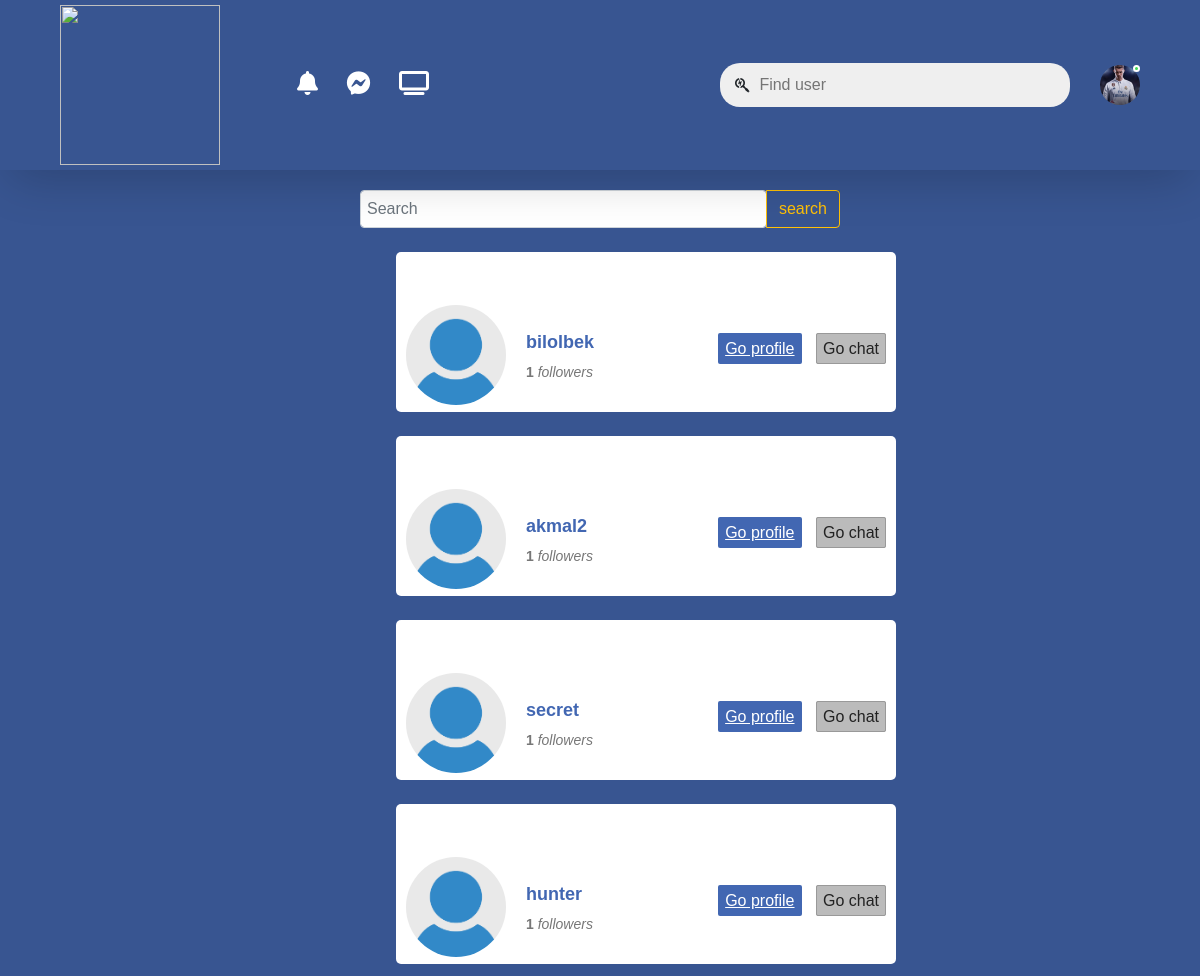
The app's page /user/1/followings/ (signed in), older data.
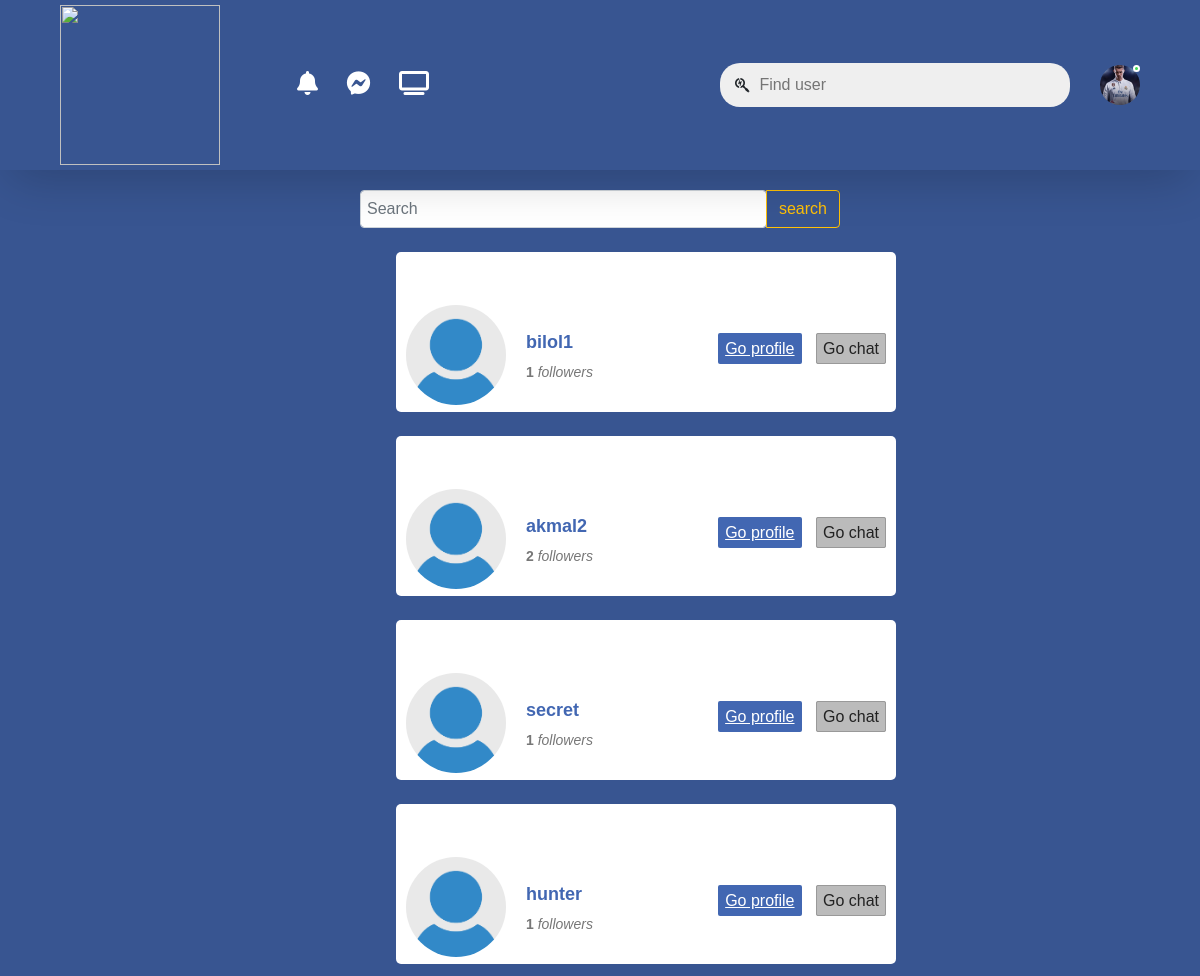
The same page, newer data.
### user/models.py (models this page shows, shortened)
class CustomUser(AbstractUser):
    image = models.ImageField(upload_to='user-media/', default='default-profile.jpg')

### facebook/models.py (models this page shows, shortened)
class Profile(models.Model):
    user = models.OneToOneField(CustomUser, on_delete=models.CASCADE)
    followed = models.ManyToManyField(CustomUser, related_name='following', blank=True, null=True)
    chats = models.ManyToManyField(CustomUser, related_name='chats', blank=True, null=True)

### facebook/views.py (the view)
# urls.py: path('user/<int:id>/followings/', OneUserFollowingsPageView.as_view(), name='one-user-followings'),
class OneUserFollowingsPageView(View):
    def get(self, request, id):
        user = CustomUser.objects.get(id=id)
        search = request.GET.get('q', '')
        profiles = Profile.objects.filter(followed=user)
        if search:
            profiles = profiles.filter(
                Q(user__username__icontains=search)
            )
        followings = []
        for i in profiles:
            followings.append(i.user)
        context = {
            'followings': followings,
            'search': search,
        }
        return render(request, 'user/one-user-following.html', context)

### facebook/templates/user/one-user-following.html (shortened to what this page needs)
{% extends 'base.html' %}
{% load static %}
{% block content %}
        <form class="input-group " style="width: 40vw; margin-left: 30vw; margin-top: 1.7vw">
  <input value="{{ search }}" name="q" style="padding: 0.5vw" type="search" class="form-control rounded" placeholder="Search" aria-label="Search" aria-describedby="search-addon" />
  <button type="submit" class="btn btn-outline-warning">search</button>
</form>
    {% for i in followings %}
    <div id="fb" style="margin-bottom: 1vw">
		<div style="position: relative;">
			<img src="{{ i.image.url }}" height="100" width="100">
			<p id="info"><b>{{ i.username }}</b> <br> <span><b>{{ i.profile.followed.all.count }}</b> <i>followers</i></p>
			<div id="button-block">
                <a href="{% url 'user-detail' i.id %}" id="confirm">Go profile</a>
				<a id="delete">Go chat</a>
			</div>
		</div>
	</div>
    {% endfor %}
{% endblock content %}

Row changes from the older to the newer data that the page shows:
changed CustomUser: username "bilolbek" → "bilol1"
computed for CustomUser "akmal2": profile.followed.all.count "1" → "2"
